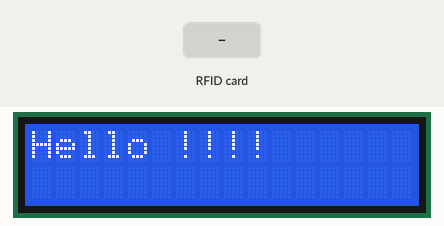
The sketch below on a simulated Arduino Uno, built with avr-gcc and run on an emulated ATmega328P. Parts: 16×2 character LCD. The inputs (shaded band) are chosen by the test bench. What the sketch prints to the serial monitor is not drawn.

Above: at 1.7 s.
At 3.8 s:
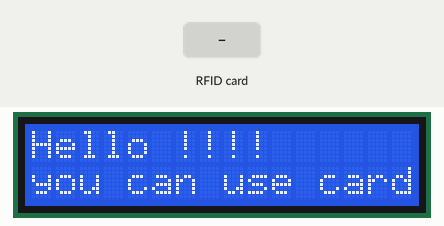
3.9 s: RFID card 5E 7A 19 C4 held to the reader
At 5.2 s:
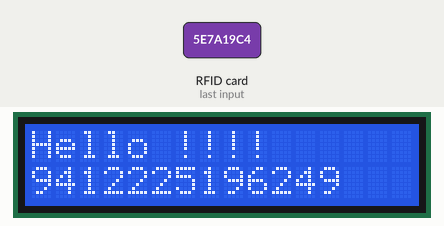
Timing chart, 0 to 6.9 s (numbered marks = the images above; inputs shaded):
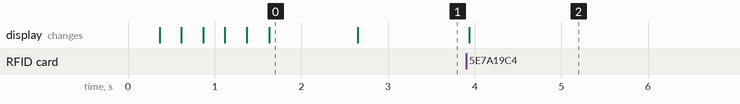

Measured:
- after the input at 3.9 s, the display: changes at once (image 2)
- what the display in image 0 shows lasts 1.0 s, from 1.6 s to 2.6 s

The sketch:

ReadRFID_.ino
```cpp
/**
* Read a card using a mfrc522 reader on your SPI interface
* Pin layout should be as follows (on Arduino Uno):
* MOSI: Pin 11 / ICSP-4
* MISO: Pin 12 / ICSP-1
* SCK: Pin 13 / ISCP-3
* SS: Pin 10
* RST: Pin 9
*
* Script is based on the script of Miguel Balboa.
* New cardnumber is printed when card has changed. Only a dot is printed
* if card is the same.
*
* @version 0.1
* @author Henri de Jong
* @since 06-01-2013
*/

#include <SPI.h>
#include <RFID.h>
#include <Wire.h>
// LCD I2C Library，從這裡可以下載：
// https://bitbucket.org/fmalpartida/new-liquidcrystal/downloads
#include <LiquidCrystal_I2C.h>

#define SS_PIN 10
#define RST_PIN 9

RFID rfid(SS_PIN, RST_PIN);
LiquidCrystal_I2C lcd(0x3F, 2, 1, 0, 4, 5, 6, 7, 3, POSITIVE);   // 設定 LCD I2C 位址

// Setup variables:
    int serNum0;
    int serNum1;
    int serNum2;
    int serNum3;
    int serNum4;
    String saveNumAll;
    String saveNum0;
    String saveNum1;
    String saveNum2;
    String saveNum3;
    String saveNum4;

void setup()
{
  Serial.begin(9600);
  SPI.begin();
  rfid.init();
  Serial.println("Ready");
  lcd.begin(16,2);
  // 閃爍三次
  for(int i = 0; i < 3; i++) {
    lcd.backlight(); // 開啟背光
    delay(250);
    lcd.noBacklight(); // 關閉背光
    delay(250);
  }
  lcd.backlight();

  // 輸出初始化文字
  lcd.setCursor(0, 0); // 設定游標位置在第一行行首
  lcd.print("Hello !!!!");
  delay(1000);
  lcd.setCursor(0, 1); // 設定游標位置在第二行行首
  lcd.print("you can use card !!");

}

void loop()
{

    if (rfid.isCard()) {
        if (rfid.readCardSerial()) {
            if (rfid.serNum[0] != serNum0
                && rfid.serNum[1] != serNum1
                && rfid.serNum[2] != serNum2
                && rfid.serNum[3] != serNum3
                && rfid.serNum[4] != serNum4
            ) {
                /* With a new cardnumber, show it. */
                Serial.println(" ");
                Serial.println("Card found");
                serNum0 = rfid.serNum[0];
                serNum1 = rfid.serNum[1];
                serNum2 = rfid.serNum[2];
                serNum3 = rfid.serNum[3];
                serNum4 = rfid.serNum[4];
                saveNum0 = rfid.serNum[0];
                saveNum1 = rfid.serNum[1];
                saveNum2 = rfid.serNum[2];
                saveNum3 = rfid.serNum[3];
                saveNum4 = rfid.serNum[4];


                lcd.setCursor(0, 1);
                lcd.print("                ");
                saveNumAll = saveNum0+saveNum1+saveNum2+saveNum3+saveNum4;
                Serial.println(saveNumAll);
                lcd.setCursor(0, 1);
                lcd.print(saveNumAll);
                //Serial.println(" ");
                Serial.println("Cardnumber:");
                Serial.print("Dec: ");
                Serial.print(rfid.serNum[0],DEC);
                Serial.print(", ");
                Serial.print(rfid.serNum[1],DEC);
                Serial.print(", ");
                Serial.print(rfid.serNum[2],DEC);
                Serial.print(", ");
                Serial.print(rfid.serNum[3],DEC);
                Serial.print(", ");
                Serial.print(rfid.serNum[4],DEC);
                Serial.println(" ");

                Serial.print("Hex: ");
                Serial.print(rfid.serNum[0],HEX);
                Serial.print(", ");
                Serial.print(rfid.serNum[1],HEX);
                Serial.print(", ");
                Serial.print(rfid.serNum[2],HEX);
                Serial.print(", ");
                Serial.print(rfid.serNum[3],HEX);
                Serial.print(", ");
                Serial.print(rfid.serNum[4],HEX);
                Serial.println(" ");
             } else {
               /* If we have the same ID, just write a dot. */
               Serial.print(".");
             }
          }
    }

    rfid.halt();
}
```
